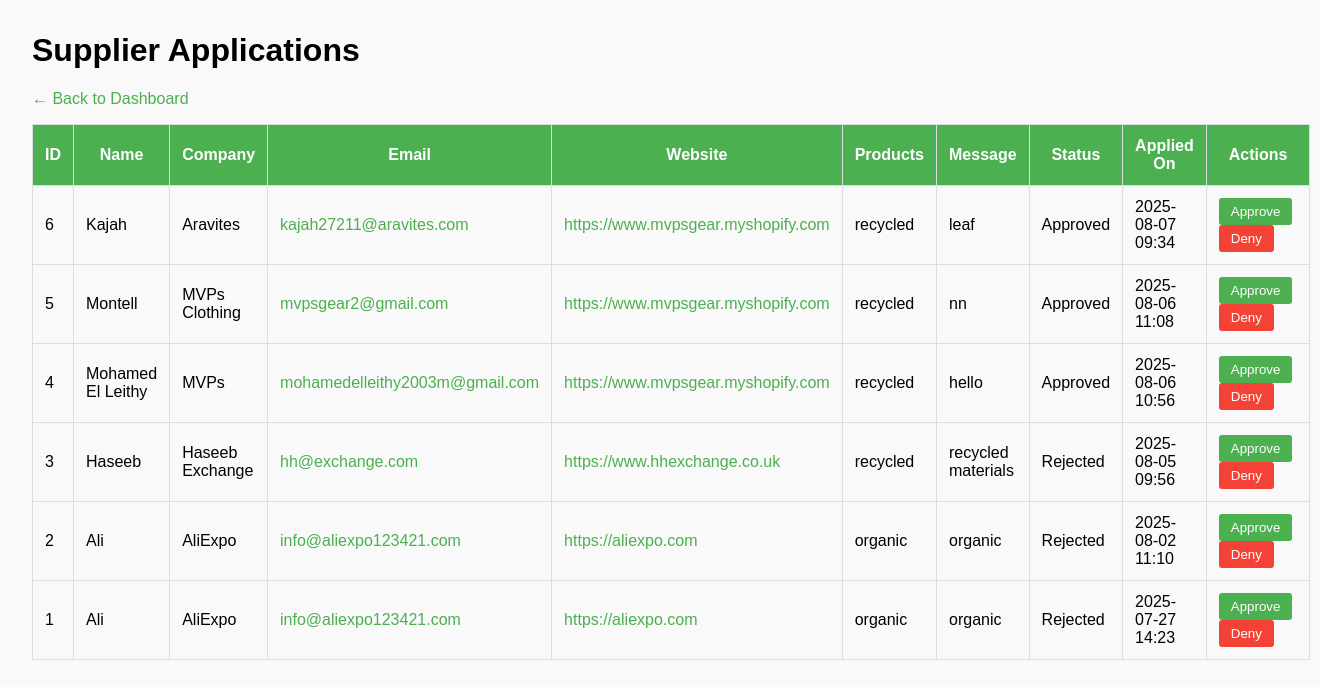
Page /admin/supplier-applications on the committed database.
### models.py (models this page shows)
class SupplierApplication(db.Model):
    __tablename__ = 'supplier_application'
    id = db.Column(db.Integer, primary_key=True)
    user_id = db.Column(db.Integer, db.ForeignKey('user.id'), nullable=False)
    user = db.relationship('User', backref='supplier_applications')
    name = db.Column(db.String(100), nullable=False)
    email = db.Column(db.String(100), nullable=False)
    company = db.Column(db.String(100), nullable=False)
    website = db.Column(db.String(200))
    products = db.Column(db.String(300))
    message = db.Column(db.Text)
    status = db.Column(db.String(20), default='pending')
    created_at = db.Column(db.DateTime, default=datetime.utcnow)

### app.py (the view)
@admin_bp.route('/supplier-applications')
def supplier_applications():
    applications = SupplierApplication.query.order_by(SupplierApplication.created_at.desc()).all()
    return render_template('supplier_applications.html', applications=applications)

### app.py (called while the page is built)
@app.context_processor
def inject_faqs():
    faqs = get_faqs()
    return dict(faqs=faqs[:3])

### templates/supplier_applications.html (shortened to what this page needs)
<!DOCTYPE html>
<html lang="en">
<head>
</head>
<body>
    <h1>Supplier Applications</h1>
    <p><a href="{{ url_for('admin.dashboard') }}">← Back to Dashboard</a></p>
    {% if applications %}
    <table>
        <thead>
            <tr>
                <th>ID</th>
                <th>Name</th>
                <th>Company</th>
                <th>Email</th>
                <th>Website</th>
                <th>Products</th>
                <th>Message</th>
                <th>Status</th>
                <th>Applied On</th>
                <th>Actions</th>
            </tr>
        </thead>
        <tbody>
            {% for app in applications %}
            <tr>
                <td>{{ app.id }}</td>
                <td>{{ app.name }}</td>
                <td>{{ app.company }}</td>
                <td><a href="mailto:{{ app.email }}">{{ app.email }}</a></td>
                <td><a href="{{ app.website }}" target="_blank">{{ app.website }}</a></td>
                <td>{{ app.products }}</td>
                <td>{{ app.message }}</td>
                <td>{{ app.status }}</td>
                <td>{{ app.created_at.strftime('%Y-%m-%d %H:%M') }}</td>
                <td>
                    <form method="POST" action="{{ url_for('admin.supplier_approve', app_id=app.id) }}">
                        <button type="submit" class="approve">Approve</button>
                    </form>
                    <form method="POST" action="{{ url_for('admin.supplier_reject', app_id=app.id) }}">
                        <button type="submit" class="deny">Deny</button>
                    </form>
                </td>
            </tr>
            {% endfor %}
        </tbody>
    </table>
    {% else %}
    <p>No supplier applications found.</p>
    {% endif %}
</body>
</html>

### templates/supplier_applications.html (style rules this page uses)
body { font-family: Arial, sans-serif; margin: 2rem; background: #f9f9f9; }
table { width: 100%; border-collapse: collapse; }
th, td { padding: 0.75rem; border: 1px solid #ddd; vertical-align: middle; }
th { background-color: #4CAF50; color: white; }
a { color: #4CAF50; text-decoration: none; }
form { display: inline; }
button.approve { background-color: #4CAF50; color: white; border: none; padding: 6px 12px; cursor: pointer; border-radius: 3px; margin-right: 5px; }
button.deny { background-color: #f44336; color: white; border: none; padding: 6px 12px; cursor: pointer; border-radius: 3px; }

### rows in the picture
SupplierApplication: id "6", name "Kajah", company "Aravites", email "kajah27211@aravites.com", website "https://www.mvpsgear.myshopify.com", products "recycled", message "leaf", status "Approved", created_at "2025-08-07 09:34"
SupplierApplication: id "5", name "Montell", company "MVPs Clothing", email "mvpsgear2@gmail.com", website "https://www.mvpsgear.myshopify.com", products "recycled", message "nn", status "Approved", created_at "2025-08-06 11:08"
SupplierApplication: id "4", name "Mohamed El Leithy", company "MVPs", email "mohamedelleithy2003m@gmail.com", website "https://www.mvpsgear.myshopify.com", products "recycled", message "hello", status "Approved", created_at "2025-08-06 10:56"
SupplierApplication: id "3", name "Haseeb", company "Haseeb Exchange", email "hh@exchange.com", website "https://www.hhexchange.co.uk", products "recycled", message "recycled materials", status "Rejected", created_at "2025-08-05 09:56"
SupplierApplication: id "2", name "Ali", company "AliExpo", email "info@aliexpo123421.com", website "https://aliexpo.com", products "organic", message "organic", status "Rejected", created_at "2025-08-02 11:10"
SupplierApplication: id "1", name "Ali", company "AliExpo", email "info@aliexpo123421.com", website "https://aliexpo.com", products "organic", message "organic", status "Rejected", created_at "2025-07-27 14:23"
